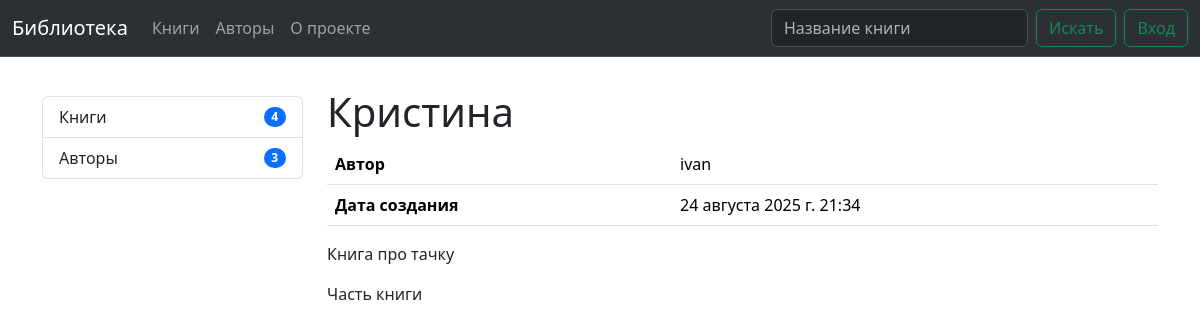
The page /books/4/ on the database as committed earlier.
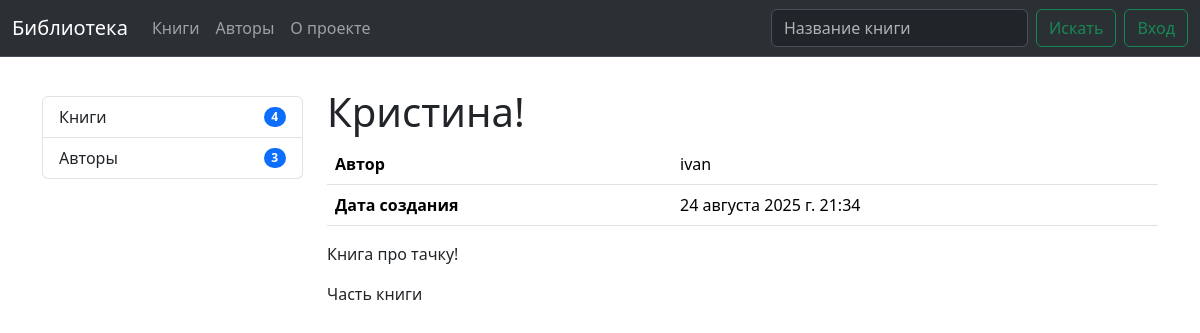
The same page on the database as committed later.
### library/models.py (models this page shows, shortened)
class Book(models.Model):
    title = models.CharField(max_length=250, unique=True)
    author = models.ForeignKey(User, on_delete=models.DO_NOTHING)
    description = HTMLField(null=True, blank=True)
    image = models.ImageField(null=True, blank=True, upload_to='books/')
    parts_num = models.PositiveIntegerField(default=0)
    created_at = models.DateTimeField(auto_now_add=True)
    updated_at = models.DateTimeField(auto_now=True)

### library/views.py (the view)
# urls.py: path('books/<int:pk>/', BookDetailsView.as_view(), name='book_details'),
class BookDetailsView(DetailView):
    model = Book
    template_name = 'library/book-details.html'
    context_object_name = 'book'
    def get_context_data(self, **kwargs):
        context = super().get_context_data(**kwargs)
        return context

### library/context_processors.py (called while the page is built)
def menu_data(request):
    return {
        'authors_count': Profile.objects.filter(isAuthor=True).count(),
        'friends_count': request.user.profile.friends.count() if request.user.is_authenticated and hasattr(request.user, 'profile') else 0,
        'requests_count': request.user.profile.friends_request_to_me.count() if request.user.is_authenticated and hasattr(request.user, 'profile') else 0,
        'books_count': Book.objects.all().count(),
    }

### library/templates/library/book-details.html (shortened to what this page needs)
{% extends 'base-user.html' %}
{% block main %}
    <div class="row justify-content-between">
        <div class="col">
            <h1 class="mt-3">{{ book.title }}</h1>
        </div>
    </div>
    <table class="table">
      <tbody>
        <tr>
          <th>Автор</th>
          <td>{{ book.author.username }}</td>
        </tr>
        <tr>
          <th>Дата создания</th>
          <td>{{ book.created_at }}</td>
        </tr>
      </tbody>
    </table>
    <div class="book-description mt-3">{{ book.description|safe }}</div>
    <div class="book-description mt-3">Часть книги</div>
{% endblock %}

Rows that differ between the two databases and show on the page:
changed Book "ivan": title "Кристина" → "Кристина!"; description "Книга про тачку" → "Книга про тачку!"
